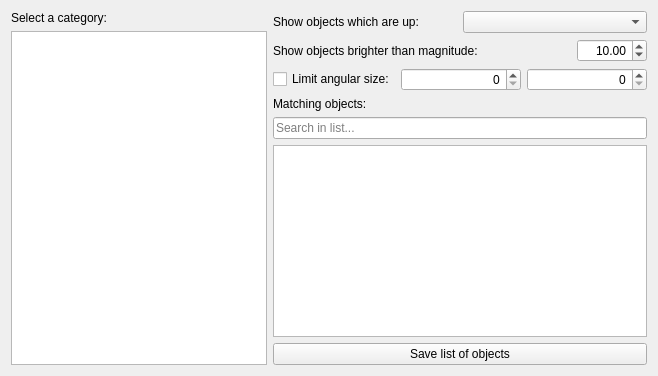
        <widget class="QWidget" name="stackedWidgetPage5">
         <layout class="QGridLayout" name="gridLayout">
          <item row="1" column="1">
           <layout class="QHBoxLayout" name="horizontalLayout_13">
            <property name="spacing">
             <number>6</number>
            </property>
            <item>
             <widget class="QLabel" name="label_2">
              <property name="text">
               <string>Show objects brighter than magnitude:</string>
              </property>
             </widget>
            </item>
            <item>
             <widget class="QDoubleSpinBox" name="wutMagnitudeDoubleSpinBox">
              <property name="maximumSize">
               <size>
                <width>70</width>
                <height>16777215</height>
               </size>
              </property>
              <property name="alignment">
               <set>Qt::AlignRight|Qt::AlignTrailing|Qt::AlignVCenter</set>
              </property>
              <property name="minimum">
               <double>-21.000000000000000</double>
              </property>
              <property name="maximum">
               <double>21.000000000000000</double>
              </property>
              <property name="value">
               <double>10.000000000000000</double>
              </property>
             </widget>
            </item>
           </layout>
          </item>
          <item row="0" column="1">
           <layout class="QHBoxLayout" name="horizontalLayout_12">
            <item>
             <widget class="QLabel" name="wutTimeIntervalLabel">
              <property name="text">
               <string>Show objects which are up:</string>
              </property>
             </widget>
            </item>
            <item>
             <widget class="QComboBox" name="wutComboBox"/>
            </item>
           </layout>
          </item>
          <item row="3" column="1">
           <layout class="QVBoxLayout" name="verticalLayout_5">
            <item>
             <widget class="QLabel" name="label_4">
              <property name="text">
               <string>Matching objects:</string>
              </property>
             </widget>
            </item>
            <item>
             <widget class="QLineEdit" name="wutMatchingObjectsLineEdit">
              <property name="placeholderText">
               <string>Search in list...</string>
              </property>
             </widget>
            </item>
            <item>
             <widget class="QTreeWidget" name="wutMatchingObjectsTreeWidget">
              <property name="editTriggers">
               <set>QAbstractItemView::NoEditTriggers</set>
              </property>
              <property name="rootIsDecorated">
               <bool>false</bool>
              </property>
              <property name="uniformRowHeights">
               <bool>true</bool>
              </property>
              <property name="itemsExpandable">
               <bool>false</bool>
              </property>
              <property name="sortingEnabled">
               <bool>true</bool>
              </property>
              <property name="columnCount">
               <number>0</number>
              </property>
             </widget>
            </item>
            <item>
             <widget class="QPushButton" name="saveObjectsButton">
              <property name="text">
               <string>Save list of objects</string>
              </property>
             </widget>
            </item>
           </layout>
          </item>
          <item row="0" column="0" rowspan="4">
           <layout class="QVBoxLayout" name="verticalLayout_3">
            <item>
             <widget class="QLabel" name="label_3">
              <property name="text">
               <string>Select a category:</string>
              </property>
             </widget>
            </item>
            <item>
             <widget class="QListWidget" name="wutCategoryListWidget">
              <property name="sizePolicy">
               <sizepolicy hsizetype="Minimum" vsizetype="Expanding">
                <horstretch>0</horstretch>
                <verstretch>0</verstretch>
               </sizepolicy>
              </property>
             </widget>
            </item>
           </layout>
          </item>
          <item row="2" column="1">
           <layout class="QHBoxLayout" name="wutAngularLimitLayout">
            <item>
             <widget class="QCheckBox" name="wutAngularSizeLimitCheckBox">
              <property name="toolTip">
               <string>Set limits for angular size for visible celestial objects</string>
              </property>
              <property name="text">
               <string>Limit angular size:</string>
              </property>
             </widget>
            </item>
            <item>
             <widget class="AngleSpinBox" name="wutAngularSizeLimitMinSpinBox">
              <property name="enabled">
               <bool>true</bool>
              </property>
              <property name="minimumSize">
               <size>
                <width>120</width>
                <height>0</height>
               </size>
              </property>
              <property name="maximumSize">
               <size>
                <width>120</width>
                <height>16777215</height>
               </size>
              </property>
              <property name="toolTip">
               <string>Minimal angular size for visible celestial objects</string>
              </property>
              <property name="alignment">
               <set>Qt::AlignRight|Qt::AlignTrailing|Qt::AlignVCenter</set>
              </property>
             </widget>
            </item>
            <item>
             <widget class="AngleSpinBox" name="wutAngularSizeLimitMaxSpinBox">
              <property name="enabled">
               <bool>true</bool>
              </property>
              <property name="minimumSize">
               <size>
                <width>120</width>
                <height>0</height>
               </size>
              </property>
              <property name="maximumSize">
               <size>
                <width>120</width>
                <height>16777215</height>
               </size>
              </property>
              <property name="toolTip">
               <string>Maximum angular size for visible celestial objects</string>
              </property>
              <property name="alignment">
               <set>Qt::AlignRight|Qt::AlignTrailing|Qt::AlignVCenter</set>
              </property>
             </widget>
            </item>
           </layout>
          </item>
         </layout>
        </widget>
